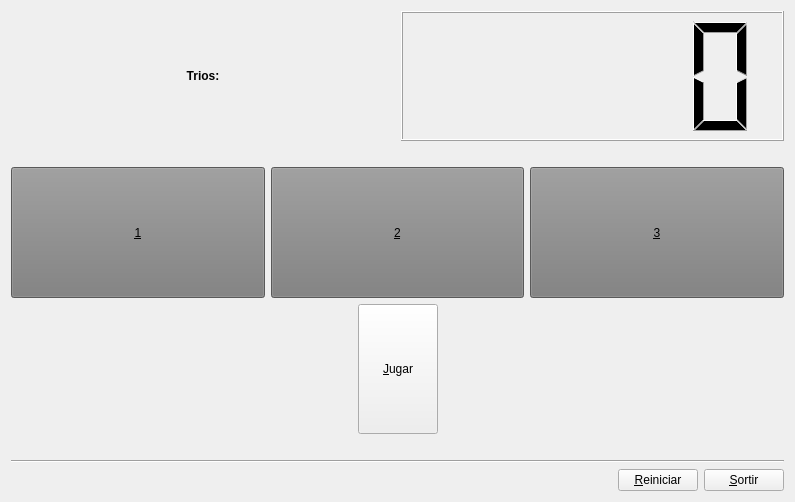
<?xml version="1.0" encoding="UTF-8"?>
<ui version="4.0">
 <class>MyForm</class>
 <widget class="QWidget" name="MyForm">
  <property name="geometry">
   <rect>
    <x>0</x>
    <y>0</y>
    <width>795</width>
    <height>502</height>
   </rect>
  </property>
  <property name="windowTitle">
   <string>Atzar</string>
  </property>
  <layout class="QHBoxLayout" name="horizontalLayout_5">
   <item>
    <layout class="QVBoxLayout" name="verticalLayout">
     <item>
      <layout class="QHBoxLayout" name="horizontalLayout_3">
       <item>
        <widget class="QLabel" name="label_4">
         <property name="sizePolicy">
          <sizepolicy hsizetype="Preferred" vsizetype="Expanding">
           <horstretch>0</horstretch>
           <verstretch>0</verstretch>
          </sizepolicy>
         </property>
         <property name="font">
          <font>
           <weight>75</weight>
           <bold>true</bold>
          </font>
         </property>
         <property name="text">
          <string>Trios:</string>
         </property>
         <property name="alignment">
          <set>Qt::AlignCenter</set>
         </property>
        </widget>
       </item>
       <item>
        <widget class="QLCDNumber" name="lcdNumber"/>
       </item>
      </layout>
     </item>
     <item>
      <layout class="QHBoxLayout" name="horizontalLayout">
       <item>
        <widget class="QLabel" name="label_2">
         <property name="text">
          <string/>
         </property>
         <property name="alignment">
          <set>Qt::AlignCenter</set>
         </property>
        </widget>
       </item>
      </layout>
     </item>
     <item>
      <layout class="QHBoxLayout" name="horizontalLayout_2">
       <item>
        <widget class="MyQButton" name="pushButton_3">
         <property name="sizePolicy">
          <sizepolicy hsizetype="Minimum" vsizetype="Expanding">
           <horstretch>0</horstretch>
           <verstretch>0</verstretch>
          </sizepolicy>
         </property>
         <property name="styleSheet">
          <string notr="true">background-color: rgb(124, 124, 124);</string>
         </property>
         <property name="text">
          <string>&amp;1</string>
         </property>
        </widget>
       </item>
       <item>
        <widget class="MyQButton" name="pushButton_2">
         <property name="sizePolicy">
          <sizepolicy hsizetype="Minimum" vsizetype="Expanding">
           <horstretch>0</horstretch>
           <verstretch>0</verstretch>
          </sizepolicy>
         </property>
         <property name="styleSheet">
          <string notr="true">background-color: rgb(124, 124, 124);</string>
         </property>
         <property name="text">
          <string>&amp;2</string>
         </property>
        </widget>
       </item>
       <item>
        <widget class="MyQButton" name="pushButton">
         <property name="sizePolicy">
          <sizepolicy hsizetype="Minimum" vsizetype="Expanding">
           <horstretch>0</horstretch>
           <verstretch>0</verstretch>
          </sizepolicy>
         </property>
         <property name="styleSheet">
          <string notr="true">background-color: rgb(124, 124, 124);</string>
         </property>
         <property name="text">
          <string>&amp;3</string>
         </property>
        </widget>
       </item>
      </layout>
     </item>
     <item>
      <layout class="QHBoxLayout" name="horizontalLayout_4">
       <item>
        <spacer name="horizontalSpacer">
         <property name="orientation">
          <enum>Qt::Horizontal</enum>
         </property>
         <property name="sizeHint" stdset="0">
          <size>
           <width>40</width>
           <height>20</height>
          </size>
         </property>
        </spacer>
       </item>
       <item>
        <widget class="MyQButton" name="pushButton_4">
         <property name="sizePolicy">
          <sizepolicy hsizetype="Minimum" vsizetype="Expanding">
           <horstretch>0</horstretch>
           <verstretch>0</verstretch>
          </sizepolicy>
         </property>
         <property name="text">
          <string>&amp;Jugar</string>
         </property>
        </widget>
       </item>
       <item>
        <spacer name="horizontalSpacer_2">
         <property name="orientation">
          <enum>Qt::Horizontal</enum>
         </property>
         <property name="sizeHint" stdset="0">
          <size>
           <width>40</width>
           <height>20</height>
          </size>
         </property>
        </spacer>
       </item>
      </layout>
     </item>
     <item>
      <layout class="QHBoxLayout" name="horizontalLayout_8">
       <item>
        <widget class="QLabel" name="label_5">
         <property name="text">
          <string/>
         </property>
        </widget>
       </item>
      </layout>
     </item>
     <item>
      <widget class="Line" name="line_2">
       <property name="orientation">
        <enum>Qt::Horizontal</enum>
       </property>
      </widget>
     </item>
     <item>
      <layout class="QHBoxLayout" name="horizontalLayout_7">
       <item>
        <spacer name="horizontalSpacer_7">
         <property name="orientation">
          <enum>Qt::Horizontal</enum>
         </property>
         <property name="sizeHint" stdset="0">
          <size>
           <width>40</width>
           <height>20</height>
          </size>
         </property>
        </spacer>
       </item>
       <item>
        <widget class="MyQButton" name="pushButton_6">
         <property name="text">
          <string>&amp;Reiniciar</string>
         </property>
        </widget>
       </item>
       <item>
        <widget class="MyQButton" name="pushButton_5">
         <property name="text">
          <string>&amp;Sortir</string>
         </property>
        </widget>
       </item>
      </layout>
     </item>
    </layout>
   </item>
  </layout>
 </widget>
 <customwidgets>
  <customwidget>
   <class>MyQButton</class>
   <extends>QPushButton</extends>
   <header>MyQButton.h</header>
   <slots>
    <signal>actualitzaComptador(int)</signal>
    <signal>enviaColor1(QString)</signal>
    <signal>enviaColor2(QString)</signal>
    <signal>enviaColor3(QString)</signal>
    <slot>reiniciaColor()</slot>
    <slot>posaColor1()</slot>
    <slot>posaColor2()</slot>
    <slot>posaColor3()</slot>
    <slot>jugar()</slot>
    <slot>reinici()</slot>
    <slot>reinciarComptador()</slot>
   </slots>
  </customwidget>
 </customwidgets>
 <resources/>
 <connections>
  <connection>
   <sender>pushButton_4</sender>
   <signal>clicked()</signal>
   <receiver>pushButton_4</receiver>
   <slot>jugar()</slot>
   <hints>
    <hint type="sourcelabel">
     <x>393</x>
     <y>355</y>
    </hint>
    <hint type="destinationlabel">
     <x>385</x>
     <y>383</y>
    </hint>
   </hints>
  </connection>
  <connection>
   <sender>pushButton_4</sender>
   <signal>enviaColor1(QString)</signal>
   <receiver>pushButton_3</receiver>
   <slot>setStyleSheet(QString)</slot>
   <hints>
    <hint type="sourcelabel">
     <x>402</x>
     <y>420</y>
    </hint>
    <hint type="destinationlabel">
     <x>165</x>
     <y>253</y>
    </hint>
   </hints>
  </connection>
  <connection>
   <sender>pushButton_4</sender>
   <signal>enviaColor2(QString)</signal>
   <receiver>pushButton_2</receiver>
   <slot>setStyleSheet(QString)</slot>
   <hints>
    <hint type="sourcelabel">
     <x>407</x>
     <y>315</y>
    </hint>
    <hint type="destinationlabel">
     <x>372</x>
     <y>261</y>
    </hint>
   </hints>
  </connection>
  <connection>
   <sender>pushButton_4</sender>
   <signal>enviaColor3(QString)</signal>
   <receiver>pushButton</receiver>
   <slot>setStyleSheet(QString)</slot>
   <hints>
    <hint type="sourcelabel">
     <x>437</x>
     <y>419</y>
    </hint>
    <hint type="destinationlabel">
     <x>783</x>
     <y>276</y>
    </hint>
   </hints>
  </connection>
  <connection>
   <sender>pushButton_3</sender>
   <signal>clicked()</signal>
   <receiver>pushButton_4</receiver>
   <slot>posaColor1()</slot>
   <hints>
    <hint type="sourcelabel">
     <x>200</x>
     <y>250</y>
    </hint>
    <hint type="destinationlabel">
     <x>402</x>
     <y>319</y>
    </hint>
   </hints>
  </connection>
  <connection>
   <sender>pushButton_2</sender>
   <signal>clicked()</signal>
   <receiver>pushButton_4</receiver>
   <slot>posaColor2()</slot>
   <hints>
    <hint type="sourcelabel">
     <x>458</x>
     <y>231</y>
    </hint>
    <hint type="destinationlabel">
     <x>430</x>
     <y>390</y>
    </hint>
   </hints>
  </connection>
  <connection>
   <sender>pushButton</sender>
   <signal>clicked()</signal>
   <receiver>pushButton_4</receiver>
   <slot>posaColor3()</slot>
   <hints>
    <hint type="sourcelabel">
     <x>629</x>
     <y>242</y>
    </hint>
    <hint type="destinationlabel">
     <x>425</x>
     <y>348</y>
    </hint>
   </hints>
  </connection>
  <connection>
   <sender>pushButton_5</sender>
   <signal>clicked()</signal>
   <receiver>MyForm</receiver>
   <slot>close()</slot>
   <hints>
    <hint type="sourcelabel">
     <x>751</x>
     <y>466</y>
    </hint>
    <hint type="destinationlabel">
     <x>787</x>
     <y>460</y>
    </hint>
   </hints>
  </connection>
  <connection>
   <sender>pushButton_6</sender>
   <signal>clicked()</signal>
   <receiver>pushButton_3</receiver>
   <slot>reiniciaColor()</slot>
   <hints>
    <hint type="sourcelabel">
     <x>655</x>
     <y>478</y>
    </hint>
    <hint type="destinationlabel">
     <x>120</x>
     <y>259</y>
    </hint>
   </hints>
  </connection>
  <connection>
   <sender>pushButton_6</sender>
   <signal>clicked()</signal>
   <receiver>pushButton_2</receiver>
   <slot>reiniciaColor()</slot>
   <hints>
    <hint type="sourcelabel">
     <x>683</x>
     <y>470</y>
    </hint>
    <hint type="destinationlabel">
     <x>414</x>
     <y>212</y>
    </hint>
   </hints>
  </connection>
  <connection>
   <sender>pushButton_6</sender>
   <signal>clicked()</signal>
   <receiver>pushButton</receiver>
   <slot>reiniciaColor()</slot>
   <hints>
    <hint type="sourcelabel">
     <x>657</x>
     <y>472</y>
    </hint>
    <hint type="destinationlabel">
     <x>718</x>
     <y>221</y>
    </hint>
   </hints>
  </connection>
  <connection>
   <sender>pushButton_4</sender>
   <signal>actualitzaComptador(int)</signal>
   <receiver>lcdNumber</receiver>
   <slot>display(int)</slot>
   <hints>
    <hint type="sourcelabel">
     <x>431</x>
     <y>318</y>
    </hint>
    <hint type="destinationlabel">
     <x>637</x>
     <y>91</y>
    </hint>
   </hints>
  </connection>
  <connection>
   <sender>pushButton_6</sender>
   <signal>clicked()</signal>
   <receiver>pushButton_4</receiver>
   <slot>reinciarComptador()</slot>
   <hints>
    <hint type="sourcelabel">
     <x>626</x>
     <y>467</y>
    </hint>
    <hint type="destinationlabel">
     <x>427</x>
     <y>344</y>
    </hint>
   </hints>
  </connection>
 </connections>
</ui>
